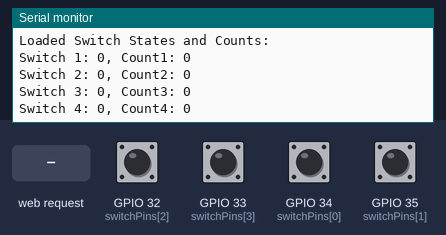
The sketch below on a simulated ESP32. Parts: the last lines printed to the serial monitor. The test bench sets the inputs (shaded band); at power-on: GPIO 32 (switchPins[2]), GPIO 33 (switchPins[3]), GPIO 34 (switchPins[0]), GPIO 35 (switchPins[1]) HIGH. WiFi joins after 1.5 s; servers stay silent unless stated; EEPROM starts erased.

Above: at 3.2 s.
3.3 s: GPIO 32 (switchPins[2]) pulled LOW for 0.15 s
At 4.5 s:
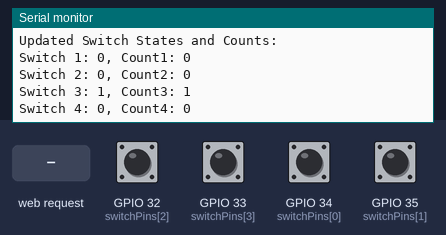
4.9 s: HTTP request GET /data received
At 5.7 s:
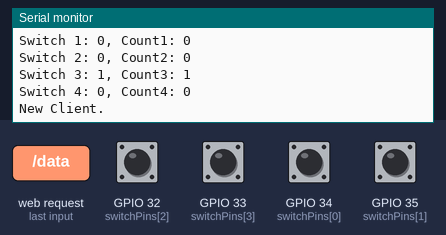
6.4 s: GPIO 33 (switchPins[3]) pulled LOW for 0.15 s
At 7.1 s:
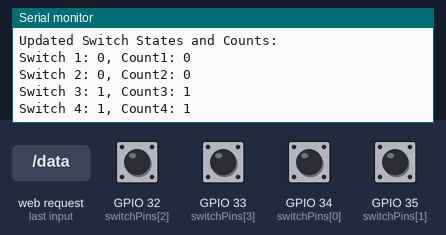
8.0 s: GPIO 34 (switchPins[0]) pulled LOW for 0.15 s
9.6 s: GPIO 35 (switchPins[1]) pulled LOW for 0.15 s
At 10.7 s:
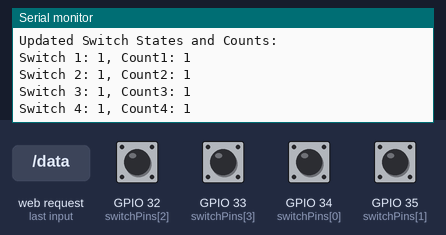
11.2 s: GPIO 32 (switchPins[2]) pulled LOW for 1 s
At 12.0 s:
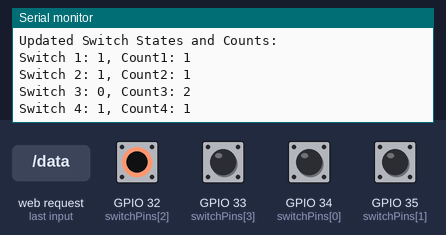
Timing chart, 0 to 14.2 s (numbered marks = the images above; inputs shaded):
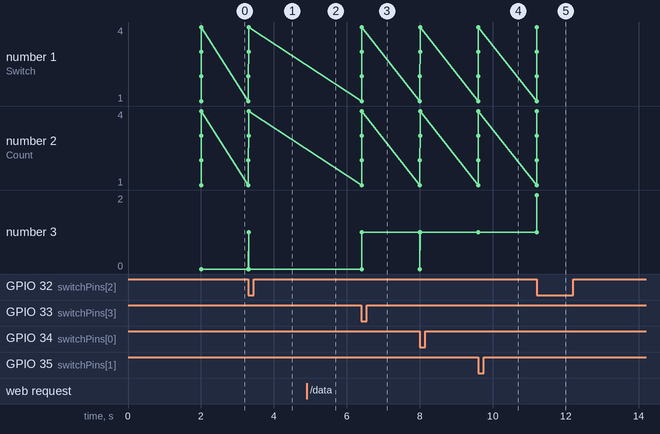

The sketch:

switch_4_esp32.ino
```cpp
#include <HardwareSerial.h>
#include "stdint.h"
#include <WiFi.h>
#include <Preferences.h>  // Include Preferences library

const char* ssid = "TP-Link_F237";
const char* pwd = "42191544";
//  const char* ssid = "NagaKumarN";
//  const char* pwd = "nattnatt";

WiFiServer server(80);
String header;

unsigned long currentTime = millis();
unsigned long previousTime = 0;
const long timeoutTime = 2000;

int switchState[4] = {0, 0, 0, 0};  // Array to store the states of the switches
int lastSwitchState[4] = {0, 0, 0, 0};  // Array to store the last states for comparison
int switchCount[4] = {0, 0, 0, 0};  // Array to store the toggle counts for each switch

const int switchPins[4] = {34, 35, 32, 33};  // Pins for the four switches

Preferences preferences;  // Create a Preferences object

void setup()
{
  // Initialize the switch pins as inputs
  for (int i = 0; i < 4; i++) {
    pinMode(switchPins[i], INPUT_PULLUP);  // Using INPUT_PULLUP to avoid needing external resistors
  }

  Serial.begin(115200);
  WiFi.begin(ssid, pwd);
  while(WiFi.status() != WL_CONNECTED)
  {
    Serial.println("connecting...");
    delay(1000);
  }
  Serial.println("connected");
  Serial.println(ssid);
  Serial.println("IP address: ");
  Serial.println(WiFi.localIP());
  server.begin();

  // Initialize Preferences and read stored switch states and counts
  preferences.begin("switchStates", true);  // Open namespace in read-only mode
 // preferences.clear();
  for (int i = 0; i < 4; i++) {
    switchState[i] = preferences.getInt(String(i).c_str(), 0);  // Read each switch state, default to 0 if not found
    switchCount[i] = preferences.getInt(("count" + String(i)).c_str(), 0);  // Read each switch count, default to 0 if not found
  }
  preferences.end();  // Close Preferences

  // Print the loaded switch states and counts
  Serial.println("Loaded Switch States and Counts:");
  for (int i = 0; i < 4; i++)
  {
    if((String)switchState[i] != "")
    {
    Serial.print("Switch ");
    Serial.print(i + 1);
    Serial.print(": ");
    Serial.print(switchState[i]);
    Serial.print(", Count");
    Serial.print(i + 1);
    Serial.print(": ");
    Serial.println(switchCount[i]);
    }
  }
  Serial.println();
}

void loop()
{
  // Check the state of each switch
  for (int i = 0; i < 4; i++)
  {
    int reading = digitalRead(switchPins[i]);

    // If the switch was just pressed (transition from HIGH to LOW)
    if (reading == LOW && lastSwitchState[i] == HIGH)
    {
      // Toggle the switch state
      switchState[i] = !switchState[i];

      // Increment the switch count
      switchCount[i]++;

      // Store the new state and count in flash
      preferences.begin("switchStates", false);  // Open namespace in read-write mode
      preferences.putInt(String(i).c_str(), switchState[i]);  // Store each switch state
      preferences.putInt(("count" + String(i)).c_str(), switchCount[i]);  // Store each switch count
      preferences.end();  // Close Preferences

      // Print the new state and count
      Serial.println("Updated Switch States and Counts:");
      for (int j = 0; j < 4; j++) {
        Serial.print("Switch ");
        Serial.print(j + 1);
        Serial.print(": ");
        Serial.print(switchState[j]);
        Serial.print(", Count");
        Serial.print(j + 1);
        Serial.print(": ");
        Serial.println(switchCount[j]);
      }
      Serial.println();
    }

    // Update last switch state
    lastSwitchState[i] = reading;
  }

  WiFiClient client = server.available();
  if(client)
  {
    currentTime = millis();
    previousTime = currentTime;
    Serial.println("New Client.");
    String currentLine = "";
    while(client.connected() && currentTime - previousTime <= timeoutTime)
    {
      currentTime = millis();
      if(client.available())
      {
        char c = client.read();
        header += c;
        if(c == '\n')
        {
          if(currentLine.length() == 0)
          {
            client.println("HTTP/1.1 200 OK");
            client.println("Content-type:text/html");
            client.println("Connection: close");
            client.println();
            if (header.indexOf("GET /data") >= 0)
            {
               client.print("{");
              for (int i = 0; i < 4; i++)
              {
                client.print(switchState[i]);
                if(i<4) client.print(",");
                client.println(switchCount[i]);
                if(i<3) client.print(",");
              }
               client.print("}");

                             //client.print(switchState[0]);
              // client.println("Switch States and Counts:");
              //  for (int i = 0; i < 4; i++)
              //  {
              //   client.print("Switch ");
              //   client.print(i + 1);
              //   client.print(": ");
              //   client.print(switchState[i]);
              //   client.print(", Count");
              //   client.print(i + 1);
              //   client.print(": ");
              //   client.println(switchCount[i]);
              //  }
            }
            break;
          }
          else
          {
            currentLine = "";
          }
        }
        else if (c != '\r')
        {
          currentLine += c;
        }
      }
    }
    header = "";
    client.stop();
  }
}
```

Source omitted: modbus_crc.c (data table, 3962 bytes)

Measured:
- after the input at 3.3 s, the serial monitor: prints a new line at once (image 1)
- after the input at 4.9 s, the serial monitor: prints a new line at once (image 2)
- after the input at 6.4 s, the serial monitor: prints a new line at once (image 3)
- after the input at 9.6 s, the serial monitor: prints a new line at once (image 4)
- after the input at 11.2 s, the serial monitor: prints a new line at once (image 5)
- plotted number 3: 0 → 1 after the input at 6.4 s
